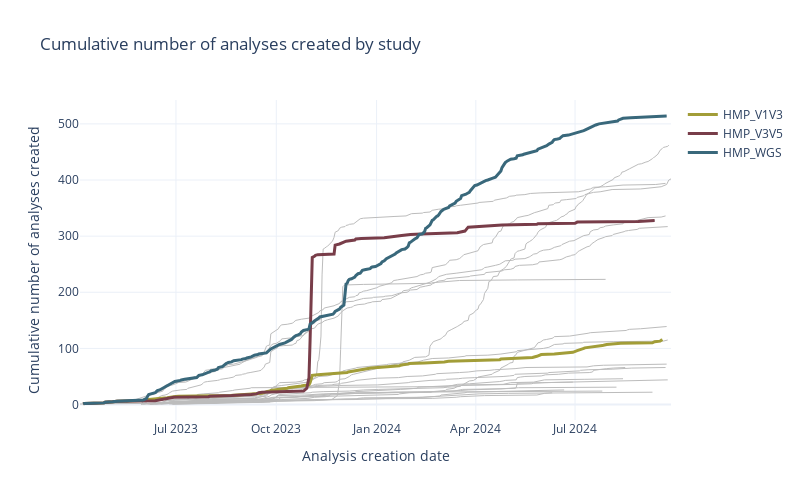

Notebook cell for this chart:
### Code cell
# Plot! We want a line plot with all in gray except the HMP studies.

# Approach - plot all in gray, then add the trace lines for hmp studies after
study_names = pd.unique(df_study_analyses.name)
# fig.add_trace(go.Scatter(x=df_apps.creation_day, y=df_apps.cum_sum_rankedabund, mode='lines',
#     name="(Other apps)",
#     line=dict(color="#bcbcbc", width=1)
# ))
fig = go.Figure()

for study in study_names:
    df_study = df_study_analyses[df_study_analyses.name.isin([study])]
    fig.add_trace(go.Scatter(
        x=df_study.creation_day, 
        y=df_study.cum_sum_analyses_created, 
        mode='lines', 
        line=dict(color="#bcbcbc", width=1), 
        showlegend=False))

# Now to highlight HMP lines...
HMP_V13 = "MicrobiomeStudyEDA_EMP_1927_HMP_V13_RSRC"
HMP_V35 = "MicrobiomeStudyEDA_EMP_1928_HMP_V35_RSRC"
HMP_WGS = "MicrobiomeStudyEDA_HMPWgs_RSRC"

df_HMP_V13 = df_study_analyses[df_study_analyses.name.isin(["MicrobiomeStudyEDA_EMP_1927_HMP_V13_RSRC"])]
df_HMP_V35 = df_study_analyses[df_study_analyses.name.isin(["MicrobiomeStudyEDA_EMP_1928_HMP_V35_RSRC"])]
df_HMP_WGS = df_study_analyses[df_study_analyses.name.isin(["MicrobiomeStudyEDA_HMPWgs_RSRC"])]

fig.add_trace(go.Scatter(x=df_HMP_V13.creation_day, y=df_HMP_V13.cum_sum_analyses_created, mode='lines',
                         line=dict(color="#A29D38", width=3),
                         name="HMP_V1V3"))
fig.add_trace(go.Scatter(x=df_HMP_V35.creation_day, y=df_HMP_V35.cum_sum_analyses_created, mode='lines', 
                         line=dict(color="#783D49", width=3), 
                         name="HMP_V3V5"))
fig.add_trace(go.Scatter(x=df_HMP_WGS.creation_day, y=df_HMP_WGS.cum_sum_analyses_created, mode='lines', 
                         line=dict(color="#39687B", width=3), 
                         name="HMP_WGS"))

fig.update_layout(width=800,
                  height=500,
                  xaxis=dict(
                      title="Analysis creation date"
                   ),
                   yaxis=dict(
                      title="Cumulative number of analyses created"
                   ),
                   title="Cumulative number of analyses created by study"
                 )

fig.show()
